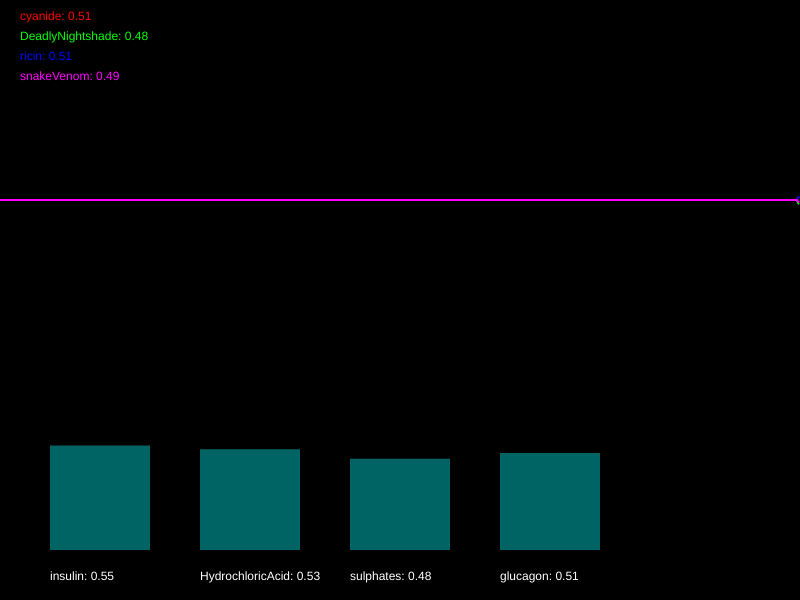
Frame 1 (no input)
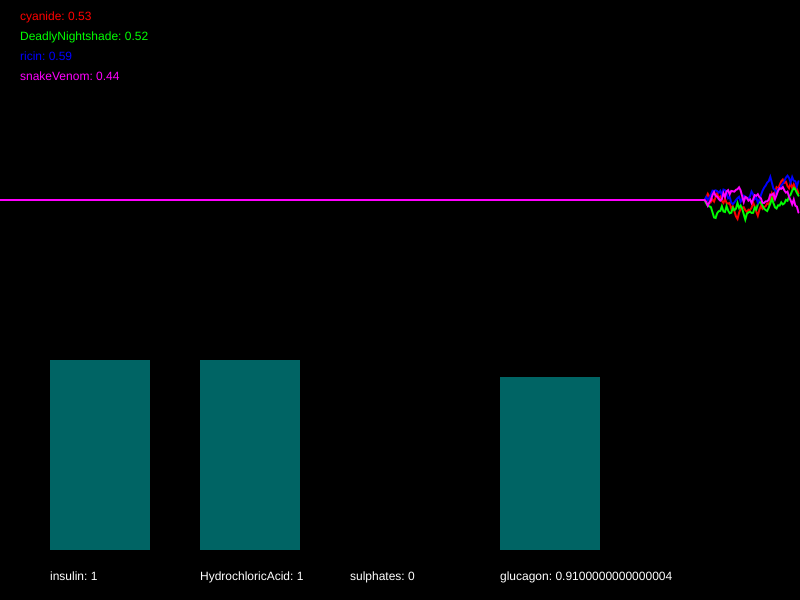
Frame 60 (no input)
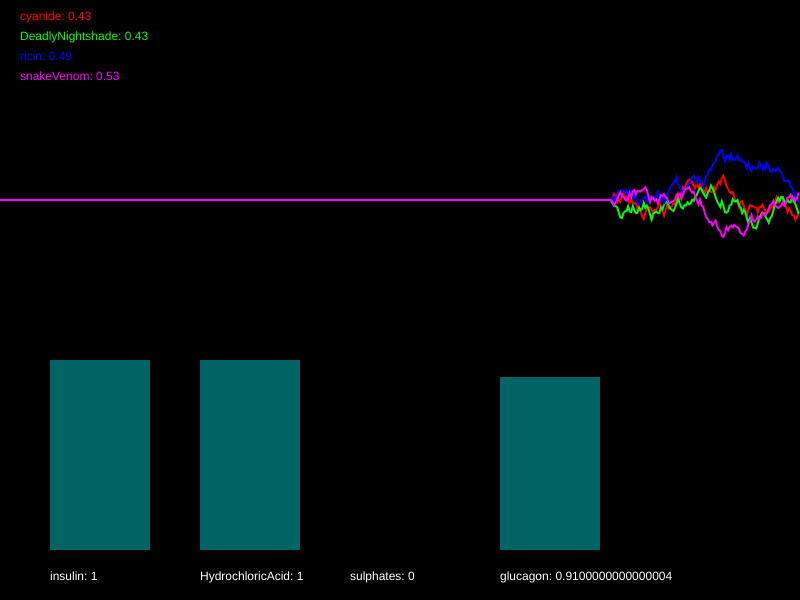
Frame 120 (the mouse pressed at the canvas centre since frame 60)

The p5.js sketch that drew these frames (run headless with seeded random() and noise() and a simulated clock; from frame 60 on, the mouse is pressed at the canvas centre):

// p5.js sketch
// ── sketch.js
/*

Officer: 1450836
CaseNum: 401-1-70235736-1450836

Case 401 - The Case of Norbert's Weiner Stand
Stage 2 - Toxic Burrito

Norbert is at it again. This time he’s set up a burrito stall and is lacing burritos with his foul toxin. The chaos is spreading. People are dropping like flies and burrito sales have fallen through the floor. To make matters worse it seems Norbert has cottoned on to our methods and has upped the complexity of his poison. You’ll find the antidote harder to develop this time. So kid, head down to the lab and get working.

You must develop the antidote by using conditional statements in the draw loop to do the following:

	- When DeadlyNightshade goes above 0.32 and cyanide goes above 0.73, decrement insulin by 0.01
	- If snakeVenom goes above 0.41 or ricin dips below 0.33, raise insulin by 0.05
	- If cyanide goes above 0.65, reduce HydrochloricAcid by 0.01
	- If ricin goes above 0.28 or DeadlyNightshade dips below 0.44, increase HydrochloricAcid by 0.03
	- When ricin goes above 0.66 or snakeVenom dips below 0.71, try decreasing sulphates by 0.02
	- If DeadlyNightshade goes above 0.7 or cyanide dips below 0.28, try increasing sulphates by 0.01
	- If cyanide goes above 0.6, reduce glucagon by 0.02
	- If ricin dips below 0.56, raise glucagon by 0.01


Your conditional statements should consider the following poisons:

	- cyanide
	- DeadlyNightshade
	- ricin
	- snakeVenom


Your conditional statements should modify the following antidotes:

	- insulin
	- HydrochloricAcid
	- sulphates
	- glucagon


- There are many ways to complete this task but you should only use the following commands and operators:

	if(){}
	>
	<
	&&
	||
	+=
	-=

*/

//Declare the poison variables
var cyanide;
var DeadlyNightshade;
var ricin;
var snakeVenom;


//Declare the antidote variables
var insulin;
var HydrochloricAcid;
var sulphates;
var glucagon;


//This variable is used for drawing the graph
var graphs;


function setup()
{

	createCanvas(800,600);
	strokeWeight(2);

	//initialise the poisons and antidotes
	cyanide = 0.5;
	DeadlyNightshade = 0.5;
	ricin = 0.5;
	snakeVenom = 0.5;
	insulin = 0.5;
	HydrochloricAcid = 0.5;
	sulphates = 0.5;
	glucagon = 0.5;


	//fills the graph with empty values
	graphs = [];

	for(var i = 0; i < 4; i++)
	{
		graphs.push([]);
		for(var j = 0; j < 512; j++)
		{
			graphs[i].push(0.5);
		}
	}

}

function draw()
{

	//Develop the antidote below
	//Write conditional statements to change the amount of each substance ...
	// - When DeadlyNightshade goes above 0.32 and cyanide goes above 0.73, decrement insulin by 0.01
	// - If snakeVenom goes above 0.41 or ricin dips below 0.33, raise insulin by 0.05
	// - If cyanide goes above 0.65, reduce HydrochloricAcid by 0.01
	// - If ricin goes above 0.28 or DeadlyNightshade dips below 0.44, increase HydrochloricAcid by 0.03
	// - When ricin goes above 0.66 or snakeVenom dips below 0.71, try decreasing sulphates by 0.02
	// - If DeadlyNightshade goes above 0.7 or cyanide dips below 0.28, try increasing sulphates by 0.01
	// - If cyanide goes above 0.6, reduce glucagon by 0.02
	// - If ricin dips below 0.56, raise glucagon by 0.01

	if(DeadlyNightshade > 0.32 && cyanide > 0.73){
		insulin -= 0.01;
	}

	if(snakeVenom > 0.41 || ricin < 0.33){
		insulin += 0.05;
	}

	if(cyanide > 0.65){
		HydrochloricAcid -= 0.01;
	}

	if(ricin > 0.28 || DeadlyNightshade < 0.44){
		HydrochloricAcid += 0.03;
	}

	if(ricin > 0.66 || snakeVenom < 0.71){
		sulphates -= 0.02;
	}

	if(DeadlyNightshade > 0.7 || cyanide < 0.28){
		sulphates += 0.01;
	}

	if(cyanide > 0.6){
		glucagon -= 0.02;
	}

	if(ricin < 0.56){
		glucagon += 0.01;
	}

	//////////////////////////////////////////////////////

	//the code below generates new values using random numbers

	/*
		For testing, you might want to temporarily comment out
		these lines and set the same variables to constant values
		instead.
	*/

	cyanide = nextValue(graphs[0],cyanide);
	DeadlyNightshade = nextValue(graphs[1],DeadlyNightshade);
	ricin = nextValue(graphs[2],ricin);
	snakeVenom = nextValue(graphs[3],snakeVenom);


	insulin = constrain(insulin, 0, 1);
	HydrochloricAcid = constrain(HydrochloricAcid, 0, 1);
	sulphates = constrain(sulphates, 0, 1);
	glucagon = constrain(glucagon, 0, 1);


	///////// DO NOT CHANGE THE CODE BELOW ///////////

	//drawing code

	// set background
	background(0);
	noFill();

	//draw the graphs for the vitals
	var colors = [
	color(255, 0, 0),
	color(0, 255, 0),
	color(0, 0, 255),
	color(255, 0, 255),
	color(255, 255, 0),
	color(0, 255, 255)
	];

	for(var i = 0; i < graphs.length; i++)
	{
		stroke(colors[i]);
		drawGraph(graphs[i]);
	}

	//draw the poisons as text
	noStroke();
	fill(colors[0]);
	text('cyanide: ' + nf(cyanide,1,2), 20,20);
	fill(colors[1]);
	text('DeadlyNightshade: ' + nf(DeadlyNightshade,1,2), 20,40);
	fill(colors[2]);
	text('ricin: ' + nf(ricin,1,2), 20,60);
	fill(colors[3]);
	text('snakeVenom: ' + nf(snakeVenom,1,2), 20,80);


	//draw the antidotes bar chart
	drawBar(insulin,50,'insulin');
	drawBar(HydrochloricAcid,200,'HydrochloricAcid');
	drawBar(sulphates,350,'sulphates');
	drawBar(glucagon,500,'glucagon');


}

function nextValue(graph, val)
{
	//gets the next value for a vital and puts it in an array for drawing
	var delta = random(-0.03,0.03);

	val += delta;
	if(val > 1 || val < 0)
	{
		delta *= -1;
		val += delta * 2;
	}

	graph.push(val)
	graph.shift();
	return val;
}

function drawGraph(graph)
{
	//draws an array as a graph
	beginShape();
	for(var i = 0; i < graph.length; i++)
	{
			vertex(width * i/512, height * 0.5 - graph[i]* height/3)
	}
	endShape();
}


function drawBar(val, x, name)
{
	//draws the bars for bar chart
    noStroke();
    fill(0,100,100);
	var mh = height * 0.4 - 50;
	rect(x,(height - 50) - val*mh, 100, val*mh);
    fill(255);
	text(name + ": " + val, x, height - 20);
}
